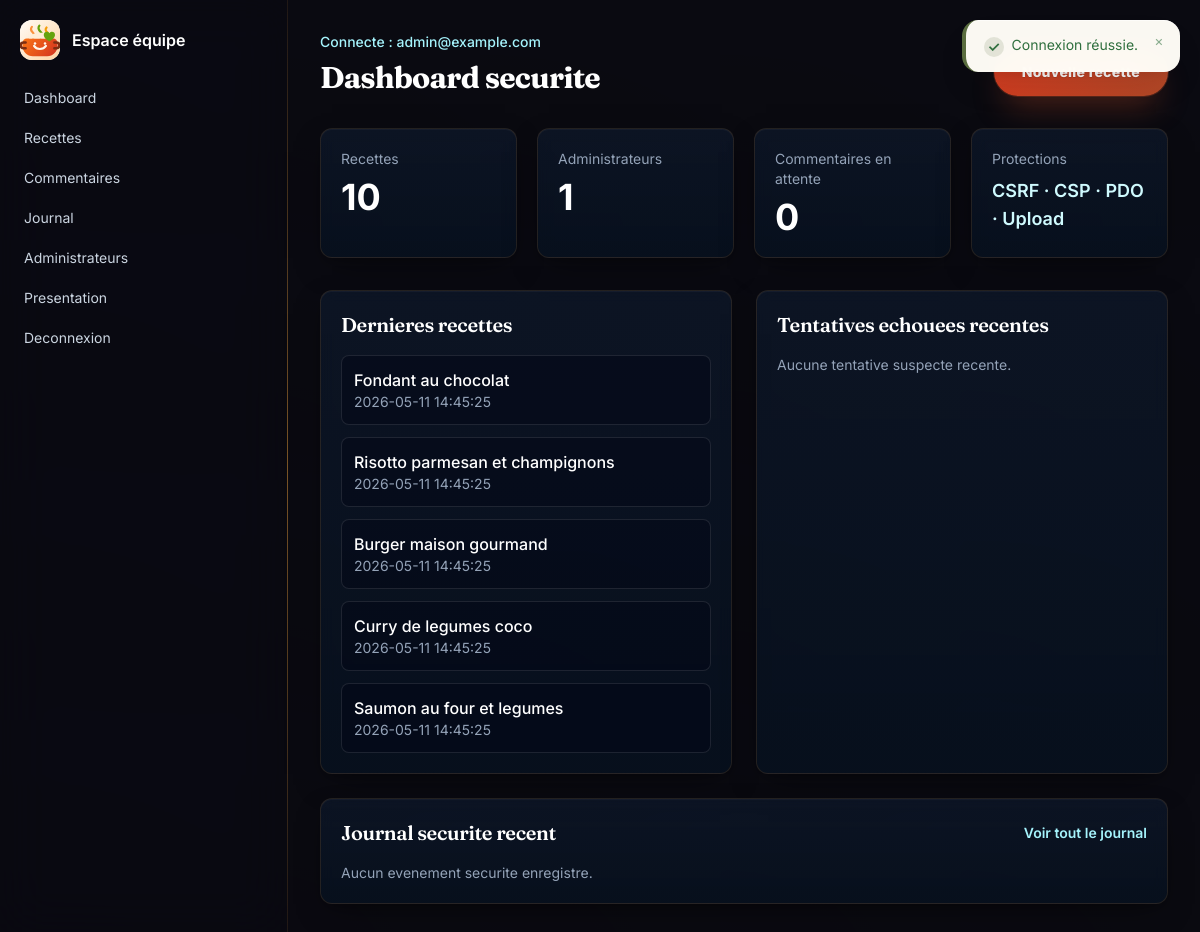
Page /admin/dashboard.php (signed in) on the committed database.
### tables this page shows
CREATE TABLE IF NOT EXISTS recipes (
  id INT AUTO_INCREMENT PRIMARY KEY,
  title VARCHAR(150) NOT NULL,
  slug VARCHAR(180) NOT NULL UNIQUE,
  short_description VARCHAR(300) NOT NULL,
  description TEXT NOT NULL,
  ingredients TEXT NOT NULL,
  preparation_steps TEXT NOT NULL,
  image_path VARCHAR(255) NULL,
  category VARCHAR(40) NOT NULL DEFAULT 'plats',
  status ENUM('draft', 'published', 'archived') NOT NULL DEFAULT 'draft',
  published_at DATETIME NULL,
  view_count INT UNSIGNED NOT NULL DEFAULT 0,
  created_at DATETIME NOT NULL DEFAULT CURRENT_TIMESTAMP,
  updated_at DATETIME NOT NULL DEFAULT CURRENT_TIMESTAMP ON UPDATE CURRENT_TIMESTAMP,
  INDEX idx_recipes_slug (slug),
  INDEX idx_recipes_public (status, category, published_at)
);

### public/admin/dashboard.php (called while the page is built)
<?php require __DIR__ . '/../../admin/dashboard.php';

### app/security/auth.php (called while the page is built, shortened)
<?php
function current_admin_email(): string
{
    return (string) ($_SESSION['admin_email'] ?? '');
}

### app/repositories/RecipeRepository.php (called while the page is built, shortened)
<?php
final class RecipeRepository
{
    public function latest(int $limit = 5): array
    {
        $stmt = $this->pdo->prepare("SELECT * FROM recipes WHERE status = 'published' ORDER BY published_at DESC, created_at DESC, id DESC LIMIT :limit");
        $stmt->bindValue(':limit', $limit, PDO::PARAM_INT);
        $stmt->execute();
        return $stmt->fetchAll();
    }
    public function count(): int
    {
        $stmt = $this->pdo->prepare("SELECT COUNT(*) FROM recipes WHERE status = 'published'");
        $stmt->execute();
        return (int) $stmt->fetchColumn();
    }
}

### app/repositories/AdminRepository.php (called while the page is built, shortened)
<?php
final class AdminRepository
{
    public function count(): int
    {
        $stmt = $this->pdo->prepare('SELECT COUNT(*) FROM admins');
        $stmt->execute();
        return (int) $stmt->fetchColumn();
    }
}

### app/repositories/RecipeInteractionRepository.php (called while the page is built, shortened)
<?php
final class RecipeInteractionRepository
{
    public function countPendingComments(): int
    {
        $stmt = $this->pdo->prepare("SELECT COUNT(*) FROM recipe_comments WHERE status = 'pending'");
        $stmt->execute();
        return (int) $stmt->fetchColumn();
    }
}

### app/repositories/LoginAttemptRepository.php (called while the page is built, shortened)
<?php
final class LoginAttemptRepository
{
    public function latestFailures(int $limit = 8): array
    {
        $stmt = $this->pdo->prepare(
            'SELECT email, ip_address, user_agent, created_at
             FROM login_attempts
             WHERE success = 0
             ORDER BY created_at DESC
             LIMIT :limit'
        );
        $stmt->bindValue(':limit', $limit, PDO::PARAM_INT);
        $stmt->execute();
        return $stmt->fetchAll();
    }
}

### app/repositories/SecurityLogRepository.php (called while the page is built, shortened)
<?php
final class SecurityLogRepository
{
    public function latest(int $limit = 8): array
    {
        $stmt = $this->pdo->prepare('SELECT * FROM security_logs ORDER BY created_at DESC, id DESC LIMIT :limit');
        $stmt->bindValue(':limit', $limit, PDO::PARAM_INT);
        $stmt->execute();
        return $stmt->fetchAll();
    }
}

### admin/dashboard.php (the view, shortened to what this page needs)
<?php
require_once BASE_PATH . '/app/repositories/RecipeRepository.php';
require_once BASE_PATH . '/app/repositories/AdminRepository.php';
require_once BASE_PATH . '/app/repositories/LoginAttemptRepository.php';
require_once BASE_PATH . '/app/repositories/RecipeInteractionRepository.php';
require_once BASE_PATH . '/app/repositories/SecurityLogRepository.php';
$recipeCount = 0;
$adminCount = 0;
$pendingCommentCount = 0;
$latestRecipes = [];
$latestFailures = [];
$latestSecurityLogs = [];
$error = null;
try {
    $pdo = db();
    $recipeRepo = new RecipeRepository($pdo);
    $adminRepo = new AdminRepository($pdo);
    $attemptRepo = new LoginAttemptRepository($pdo);
    $interactionRepo = new RecipeInteractionRepository($pdo);
    $securityLogRepo = new SecurityLogRepository($pdo);
    $recipeCount = $recipeRepo->count();
    $adminCount = $adminRepo->count();
    $pendingCommentCount = $interactionRepo->countPendingComments();
    $latestRecipes = $recipeRepo->latest(5);
    $latestFailures = $attemptRepo->latestFailures(6);
    $latestSecurityLogs = $securityLogRepo->latest(6);
} catch (Throwable $exception) {
    $error = 'Base de donnees indisponible.';
}
?>
<div class="mb-8 flex flex-col gap-2 sm:flex-row sm:items-end sm:justify-between">
    <div>
        <p class="text-sm font-medium text-cyan-200">Connecte : <?= e(current_admin_email()) ?></p>
        <h1 class="mt-2 text-3xl font-bold text-white">Dashboard securite</h1>
    </div>
    <a class="btn-primary" href="/admin/recipes/create.php">Nouvelle recette</a>
</div>
<?php if ($error): ?>
    <div class="panel-card p-5 text-amber-100"><?= e($error) ?></div>
<?php else: ?>
    <div class="grid gap-5 md:grid-cols-4">
        <div class="panel-card p-5"><p class="text-sm text-slate-400">Recettes</p><p class="mt-2 text-4xl font-bold text-white"><?= e($recipeCount) ?></p></div>
        <div class="panel-card p-5"><p class="text-sm text-slate-400">Administrateurs</p><p class="mt-2 text-4xl font-bold text-white"><?= e($adminCount) ?></p></div>
        <div class="panel-card p-5"><p class="text-sm text-slate-400">Commentaires en attente</p><p class="mt-2 text-4xl font-bold text-white"><?= e($pendingCommentCount) ?></p></div>
        <div class="panel-card p-5"><p class="text-sm text-slate-400">Protections</p><p class="mt-2 text-lg font-semibold text-cyan-100">CSRF · CSP · PDO · Upload</p></div>
    </div>
    <div class="mt-8 grid gap-6 lg:grid-cols-2">
        <section class="panel-card p-5">
            <h2 class="text-xl font-semibold text-white">Dernieres recettes</h2>
            <div class="mt-4 space-y-3">
                <?php foreach ($latestRecipes as $recipe): ?>
                    <div class="rounded-lg border border-white/10 bg-slate-950/50 p-3">
                        <p class="font-medium text-white"><?= e($recipe['title']) ?></p>
                        <p class="text-sm text-slate-400"><?= e($recipe['created_at']) ?></p>
                    </div>
                <?php endforeach; ?>
            </div>
        </section>
        <section class="panel-card p-5">
            <h2 class="text-xl font-semibold text-white">Tentatives echouees recentes</h2>
            <div class="mt-4 space-y-3">
                <?php if (!$latestFailures): ?>
                    <p class="text-sm text-slate-400">Aucune tentative suspecte recente.</p>
                <?php endif; ?>
            </div>
        </section>
        <section class="panel-card p-5 lg:col-span-2">
            <div class="flex flex-col gap-2 sm:flex-row sm:items-center sm:justify-between">
                <h2 class="text-xl font-semibold text-white">Journal securite recent</h2>
                <a class="text-sm font-semibold text-cyan-200 hover:text-white" href="/admin/security-logs/index.php">Voir tout le journal</a>
            </div>
            <div class="mt-4 grid gap-3 lg:grid-cols-2">
                <?php if (!$latestSecurityLogs): ?>
                    <p class="text-sm text-slate-400">Aucun evenement securite enregistre.</p>
                <?php endif; ?>
            </div>
        </section>
    </div>
<?php endif; ?>

### rows in the picture
recipes: title "Fondant au chocolat", created_at "2026-05-11 14:45:25"
recipes: title "Risotto parmesan et champignons", created_at "2026-05-11 14:45:25"
recipes: title "Burger maison gourmand", created_at "2026-05-11 14:45:25"
recipes: title "Curry de legumes coco", created_at "2026-05-11 14:45:25"
recipes: title "Saumon au four et legumes", created_at "2026-05-11 14:45:25"

### other values in the picture
$message "Connexion réussie."
current_admin_email() "admin@example.com"
$recipeCount "10"
$adminCount "1"
$pendingCommentCount "0"
